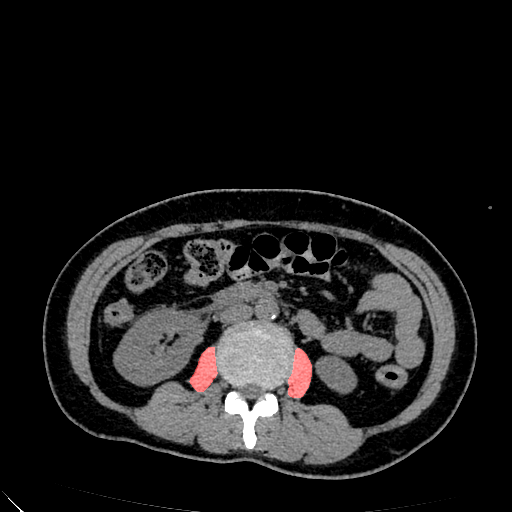
#> input picture surgical_robot_app/test_data/CTimage/1504425_output/major_overlay_outputs/overlay_slice_239.png, 512 x 512 px; its folder holds only this picture in this run
$ python apy.py   (older library calls are emulated)
#> lines starting #> are read from the running program, lines starting #| are printed output that depends on the picture; after the words box and inside, x2 and y2 are one past the last pixel; in counts of white or black regions, pixels touching at a corner belong together
import numpy as np
import cv2
import os
import pydicom
import vtk
import matplotlib.pyplot as plt
from glob import glob
from skimage import measure
from datetime import datetime
from typing import Tuple, Dict, List
from tqdm import tqdm

def load_medical_images(image_dir: str, image_format: str = "dicom") -> Tuple[np.ndarray, Dict]:
    """
    加载并预处理医学影像数据（DICOM/PNG）
    :param image_dir: 影像文件所在文件夹路径
    :param image_format: 影像格式（"dicom"或"png"）
    :return: 处理后的影像数据（三维数组：[层数, 高度, 宽度]）、患者元数据（字典）
    """
    metadata = {}
    slices = []

    if image_format.lower() == "dicom":
        # 读取DICOM文件
        dicom_files = sorted(glob(os.path.join(image_dir, "*.dcm")))
        if not dicom_files:
            raise ValueError(f"在目录 {image_dir} 中未找到DICOM文件")

        # 提取元数据和图像数据
        for file in dicom_files:
            ds = pydicom.dcmread(file)
            img = ds.pixel_array

            # 转换为8位图像以便处理
            if img.dtype != np.uint8:
                img = cv2.normalize(img, None, 0, 255, cv2.NORM_MINMAX, dtype=cv2.CV_8U)

            slices.append(img)

            # 提取元数据
            if not metadata:
                metadata['PatientID'] = ds.PatientID if hasattr(ds, 'PatientID') else "Unknown"
                metadata['StudyDate'] = ds.StudyDate if hasattr(ds, 'StudyDate') else "Unknown"
                metadata['Modality'] = ds.Modality if hasattr(ds, 'Modality') else "Unknown"
                metadata['PixelSpacing'] = ds.PixelSpacing if hasattr(ds, 'PixelSpacing') else [1.0, 1.0]
                metadata['SliceThickness'] = ds.SliceThickness if hasattr(ds, 'SliceThickness') else 1.0
                metadata['Spacing'] = (
                    float(metadata['PixelSpacing'][0]),
                    float(metadata['PixelSpacing'][1]),
                    float(metadata['SliceThickness'])
                )

    elif image_format.lower() == "png":
        # 加载PNG文件
        slice_files = sorted(glob(os.path.join(image_dir, "*.png")))
        print("切片加载顺序:", [os.path.basename(f) for f in slice_files[:5]])

        if not slice_files:
            raise ValueError(f"在目录 {image_dir} 中未找到PNG文件")

        for file in slice_files:
            # 使用彩色模式加载PNG文件，以便能够检测红色区域
            slice_img = cv2.imread(file, cv2.IMREAD_COLOR)
            if slice_img is None:
                print(f"跳过无法读取的文件: {file}")
                continue
            # 检查是否成功加载为彩色图像
            if len(slice_img.shape) == 3:
                print(f"成功加载彩色图像: {os.path.basename(file)}, 形状: {slice_img.shape}")
            else:
                print(f"警告: {os.path.basename(file)} 不是彩色图像")
            slices.append(slice_img)

        # 设置元数据
        metadata['ImageFormat'] = 'PNG'
        metadata['SliceCount'] = len(slices)
        metadata['Spacing'] = (0.68359, 0.68359, 1.0)  # 默认体素间距

    else:
        raise ValueError(f"不支持的影像格式: {image_format}")

    # 堆叠为三维数组 (z, y, x)
    volume = np.stack(slices, axis=0)
    print(f"成功加载 {len(slices)} 张切片，体数据形状: {volume.shape}")

    return volume, metadata


def detect_red_regions(images: np.ndarray, visualize: bool = False) -> np.ndarray:
    """
    专门识别图像中的红色区域
    :param images: 输入影像数据（三维数组：[层数, 高度, 宽度, 通道数]）
    :param visualize: 是否可视化识别结果
    :return: 二值化的红色区域掩码（1表示红色区域）
    """
    # 初始化结果掩码
    masks = np.zeros((images.shape[0], images.shape[1], images.shape[2]), dtype=np.int32)

    # 对每层图像进行红色区域识别
    for i in tqdm(range(images.shape[0]), desc="红色区域检测"):
        img = images[i]

        # 确保图像是BGR格式
        if len(img.shape) == 2:  # 灰度图无法识别红色
            print(f"警告：第{i}层是灰度图，无法识别红色区域")
            continue

        # 转换到HSV颜色空间，更容易识别特定颜色
        # OpenCV读取的图像是BGR格式，需要转换为HSV
        if len(img.shape) == 3:
            hsv_img = cv2.cvtColor(img, cv2.COLOR_BGR2HSV)
        else:
            print(f"警告：图像不是彩色格式，无法转换为HSV")
            continue

        # 定义红色的HSV范围（红色在HSV中有两个范围）
        # 使用更宽松的阈值来捕获更多红色区域
        lower_red1 = np.array([0, 30, 30])  # 降低饱和度和亮度阈值
        upper_red1 = np.array([30, 255, 255])  # 扩大色相范围
        lower_red2 = np.array([140, 30, 30])  # 降低饱和度和亮度阈值
        upper_red2 = np.array([180, 255, 255])

        # 创建红色掩码
        mask1 = cv2.inRange(hsv_img, lower_red1, upper_red1)
        mask2 = cv2.inRange(hsv_img, lower_red2, upper_red2)
        red_mask = mask1 + mask2

        # 应用形态学操作改善掩码质量
        kernel = np.ones((5, 5), np.uint8)
        # 先进行多次闭运算以填充较大的空洞
        red_mask = cv2.morphologyEx(red_mask, cv2.MORPH_CLOSE, kernel, iterations=2)
        red_mask = cv2.morphologyEx(red_mask, cv2.MORPH_OPEN, kernel)  # 再开运算去除噪点

        # 找到连通区域
        num_labels, labels, stats, centroids = cv2.connectedComponentsWithStats(red_mask, connectivity=8)

        # 按面积排序连通区域
        sizes = stats[1:, cv2.CC_STAT_AREA]
        if len(sizes) > 0:  # 确保有连通区域
            sorted_indices = np.argsort(sizes)[::-1]  # 降序排列

            # 创建新掩码，保留最大的两个连通区域
            new_mask = np.zeros_like(red_mask)

            # 保留最大的连通区域
            largest_label = sorted_indices[0] + 1  # +1 因为背景是0
            new_mask[labels == largest_label] = 255

            # 如果有第二大的连通区域，且其面积超过最大区域的10%，也保留它
            if len(sorted_indices) > 1:
                second_largest_area = sizes[sorted_indices[1]]
                largest_area = sizes[sorted_indices[0]]
                if second_largest_area > largest_area * 0.1:
                    second_largest_label = sorted_indices[1] + 1
                    new_mask[labels == second_largest_label] = 255

            red_mask = new_mask

        # 统计红色像素数量
        red_pixel_count = np.sum(red_mask > 0)
        print(f"切片 {i}: 检测到 {red_pixel_count} 个红色像素")

        # 保存掩码
        masks[i] = (red_mask > 0).astype(np.int32)

        # 可视化识别结果
        if visualize and i % 10 == 0:
            visualize_red_detection(img, red_mask, i)

    return masks

# 可视化红色区域检测结果
def visualize_red_detection(image, mask, slice_index):
    """
    可视化红色区域检测结果
    :param image: 原始图像
    :param mask: 红色区域掩码
    :param slice_index: 切片索引
    """
    # 创建结果目录
    result_dir = "red_detection_results"
    os.makedirs(result_dir, exist_ok=True)

    # 创建可视化图像
    mask_colored = np.zeros_like(image)
    mask_colored[mask > 0] = [0, 0, 255]  # 用蓝色标记红色区域（BGR格式）

    # 叠加原图和掩码
    alpha = 0.5
    overlay = cv2.addWeighted(image, 1, mask_colored, alpha, 0)

    # 保存结果
    cv2.imwrite(f"{result_dir}/slice_{slice_index:03d}_detection.png", overlay)
    print(f"已保存切片 {slice_index} 的红色区域检测结果")

def calculate_structure_volume(segment_mask: np.ndarray, voxel_spacing: tuple) -> dict:
    """计算各解剖结构的体积"""
    # 计算体素体积 (mm³)
    voxel_volume = voxel_spacing[0] * voxel_spacing[1] * voxel_spacing[2]

    # 统计目标结构的体素数量
    structure_voxels = np.sum(segment_mask == 1)

    # 转换为cm³
    volume_cm3 = (structure_voxels * voxel_volume) / 1000

    return {"target_structure": round(volume_cm3, 2)}

def preprocess_images(images: np.ndarray) -> np.ndarray:
    """
    影像预处理（降噪、增强、层厚校准）
    :param images: 原始影像数据（三维数组）
    :return: 预处理后的影像数据
    """
    # 复制数据避免修改原始数据
    processed = np.copy(images)
    num_slices = processed.shape[0]

    # 1. 中值滤波降噪
    for i in range(num_slices):
        processed[i] = cv2.medianBlur(processed[i], ksize=3)

    # 2. 对比度增强（CLAHE）
    processed_normalized = ((processed - processed.min()) /
                           (processed.max() - processed.min() + 1e-8) * 255).astype(np.uint8)

    clahe = cv2.createCLAHE(clipLimit=2.0, tileGridSize=(8, 8))
    for i in range(num_slices):
        processed_normalized[i] = clahe.apply(processed_normalized[i])

    return processed_normalized

def reconstruct_3d_model(images: np.ndarray, segment_mask: np.ndarray, voxel_spacing: tuple) -> dict:
    """
    基于影像和分割掩码重建3D模型
    :param images: 预处理后的影像数据
    :param segment_mask: 优化后的分割掩码
    :param voxel_spacing: 体素间距（x, y, z，单位：mm）
    :return: 3D模型字典
    """
    # 提取目标结构的二值体数据
    target_volume = (segment_mask == 1).astype(bool)

    # 使用VTK进行三维重建
    class TempReconstructor:
        def __init__(self, volume, spacing):
            self.volume = volume
            self.spacing = spacing
            self.output_dir = "ct_3d_reconstruction"
            os.makedirs(self.output_dir, exist_ok=True)

        def create_mesh_from_volume(self, level=0.5):
            # 使用skimage生成等值面
            vertices, triangles = self._marching_cubes(level)

            # 转换为VTK网格
            mesh = self._numpy_to_vtk_mesh(vertices, triangles)

            # 应用体素间距缩放
            x_spacing, y_spacing, z_spacing = self.spacing
            transform = vtk.vtkTransform()
            transform.Scale(x_spacing, y_spacing, z_spacing)

            transform_filter = vtk.vtkTransformPolyDataFilter()
            transform_filter.SetInputData(mesh)
            transform_filter.SetTransform(transform)
            transform_filter.Update()

            # 先进行平滑处理
            smoother = vtk.vtkWindowedSincPolyDataFilter()
            smoother.SetInputData(transform_filter.GetOutput())
            smoother.SetNumberOfIterations(15)
            smoother.SetPassBand(0.1)
            smoother.SetBoundarySmoothing(True)
            smoother.Update()

            # 填充孔洞
            fill_holes = vtk.vtkFillHolesFilter()
            fill_holes.SetInputData(smoother.GetOutput())
            fill_holes.SetHoleSize(20.0)  # 使用较小的值，只填充小孔洞
            fill_holes.Update()

            return fill_holes.GetOutput()

        def _marching_cubes(self, level):
            # 在进行marching cubes前，对体数据进行预处理
            volume_padded = np.pad(self.volume, ((1, 1), (1, 1), (1, 1)), mode='constant', constant_values=False)

            # 使用更小的步长和更低的阈值，确保捕获更多细节
            vertices, faces, _, _ = measure.marching_cubes(
                volume_padded.astype(np.float32),
                level=level * 0.9,  # 降低阈值以包含更多区域
                spacing=self.spacing,
                step_size=1,  # 使用更小的步长获取更多细节
                allow_degenerate=True  # 允许退化三角形以确保完整性
            )
            return vertices, faces

        def _numpy_to_vtk_mesh(self, vertices, triangles):
            # 创建点
            vtk_points = vtk.vtkPoints()
            for vertex in vertices:
                vtk_points.InsertNextPoint(vertex)

            # 创建三角形
            vtk_triangles = vtk.vtkCellArray()
            for triangle in triangles:
                vtk_triangle = vtk.vtkTriangle()
                vtk_triangle.GetPointIds().SetId(0, triangle[0])
                vtk_triangle.GetPointIds().SetId(1, triangle[1])
                vtk_triangle.GetPointIds().SetId(2, triangle[2])
                vtk_triangles.InsertNextCell(vtk_triangle)

            # 创建网格
            mesh = vtk.vtkPolyData()
            mesh.SetPoints(vtk_points)
            mesh.SetPolys(vtk_triangles)

            return mesh

    # 处理可能的阈值问题
    min_val = target_volume.min()
    max_val = target_volume.max()
    level = 0.5 if (min_val < 0.5 < max_val) else (min_val + max_val) / 2

    # 生成网格模型
    reconstructor = TempReconstructor(target_volume, voxel_spacing)
    mesh = reconstructor.create_mesh_from_volume(level=level)

    # 设置单一颜色（白色）
    mesh_property = vtk.vtkProperty()
    mesh_property.SetColor(1.0, 1.0, 1.0)  # 白色
    mesh_property.SetOpacity(1.0)

    # 保存带颜色的模型
    mesh_path = os.path.join(reconstructor.output_dir, "ct_mesh.obj")
    writer = vtk.vtkOBJWriter()
    writer.SetFileName(mesh_path)
    writer.SetInputData(mesh)
    writer.Write()
    print(f"带颜色的三维网格已保存至: {mesh_path}")

    # 可视化
    mapper = vtk.vtkPolyDataMapper()
    mapper.SetInputData(mesh)

    actor = vtk.vtkActor()
    actor.SetMapper(mapper)
    actor.SetProperty(mesh_property)

    renderer = vtk.vtkRenderer()
    render_window = vtk.vtkRenderWindow()
    render_window.AddRenderer(renderer)
    render_window.SetWindowName("3D Reconstruction (Single Color)")

    interactor = vtk.vtkRenderWindowInteractor()
    interactor.SetRenderWindow(render_window)

    renderer.AddActor(actor)
    renderer.SetBackground(0, 0, 0)  # 黑色背景

    render_window.Render()
    interactor.Initialize()
    interactor.Start()

    return {
        "target_structure": {
            "mesh": mesh,
            "color": (1.0, 1.0, 1.0),  # 与设置的颜色保持一致
            "mesh_path": mesh_path
        }
    }

# 使用红色区域检测的主函数
def main():
    # 1. 加载影像数据（使用彩色模式）
    image_dir = "CTimage/1504425_output/major_overlay_outputs"
    volume, metadata = load_medical_images(image_dir, image_format="png")
#> in load_medical_images, slice_img is the input picture: shape (512, 512, 3); mean B, G, R 28, 28, 28.8
#| 成功加载彩色图像: overlay_slice_239.png, 形状: (512, 512, 3)
#| 成功加载 1 张切片，体数据形状: (1, 512, 512, 3)
#> metadata = {'ImageFormat': 'PNG', 'SliceCount': 1, 'Spacing': (0.684, 0.684, 1)}

    # 2. 使用红色区域检测
    red_masks = detect_red_regions(volume, visualize=True)
#> the loop in detect_red_regions, `for i in tqdm(range(images.shape[0]), desc="红色区域检测"):` made 1 pass
#> (num_labels, centroids, sorted_indices, largest_label, second_largest_area, largest_area, second_largest_label, red_pixel_count) on pass 1: (3, [[255.5, 254.8], [204.5, 370.4], [299.6, 374.7]], [1, 0], 2, 791, 859, 1, 1650)
#| 切片 0: 检测到 1650 个红色像素
#> pass 1, in detect_red_regions, `mask1 = cv2.inRange(hsv_img, lower_red1, upper_red1)`:
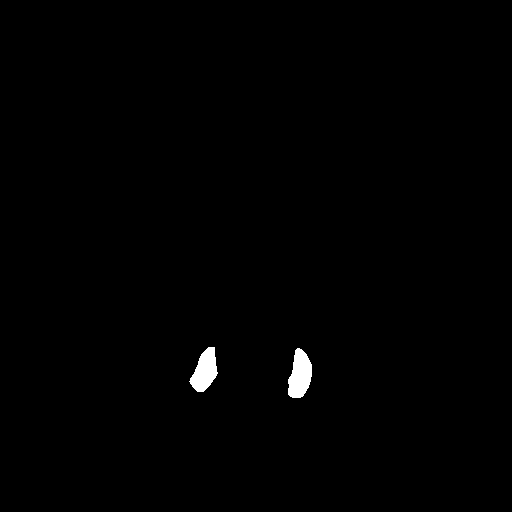
#> mask1: shape (512, 512); 0.63% white; 2 white regions, box (x1, y1, x2, y2) and area: (288, 348, 312, 398) 858, (189, 347, 218, 392) 794
#> after the loop in detect_red_regions, `for i in tqdm(range(images.shape[0]), desc="红色区域检测"):`: new_mask: shape (512, 512); 0.63% white; 2 white regions, box (x1, y1, x2, y2) and area: (288, 349, 312, 398) 859, (190, 347, 217, 392) 791

    # 检查是否检测到足够的红色区域
    if np.sum(red_masks) < 100:
        print("警告：检测到的红色区域太少，无法进行3D重建")
        print("保存掩码数据以供后续分析...")
        np.save("detected_masks.npy", red_masks)
        return

    # 3. 后续处理（3D重建等）
    spacing = metadata['Spacing']
#> spacing = (0.684, 0.684, 1)
    try:
        reconstruct_3d_model(volume, red_masks, spacing)
#> in reconstruct_3d_model, `min_val = target_volume.min()`: min_val = False
#> in reconstruct_3d_model, `max_val = target_volume.max()`: max_val = True
#> in reconstruct_3d_model, `level = 0.5 if (min_val < 0.5 < max_val) else (min_val + max_val) / 2`: level = 0.5
#> in __init__, `self.spacing = spacing`: self.spacing = (0.684, 0.684, 1)
#> (the call stopped at in _numpy_to_vtk_mesh, `vtk_points = vtk.vtkPoints()`: vtk is not available in this run)
        volume_stats = calculate_structure_volume(red_masks, spacing)
#> in calculate_structure_volume, `voxel_volume = voxel_spacing[0] * voxel_spacing[1] * voxel_spacing[2]`: voxel_volume = 0.467
#> in calculate_structure_volume, `structure_voxels = np.sum(segment_mask == 1)`: structure_voxels = 1650
#> in calculate_structure_volume, `volume_cm3 = (structure_voxels * voxel_volume) / 1000`: volume_cm3 = 0.771
#> volume_stats = {'target_structure': 0.77}
        print(f"目标区域体积统计: {volume_stats}")
#| 目标区域体积统计: {'target_structure': 0.77}
    except RuntimeError as e:
        print(f"3D重建失败: {e}")
        print("保存掩码数据以供后续分析...")
        np.save("detected_masks.npy", red_masks)

if __name__ == "__main__":
    main()
